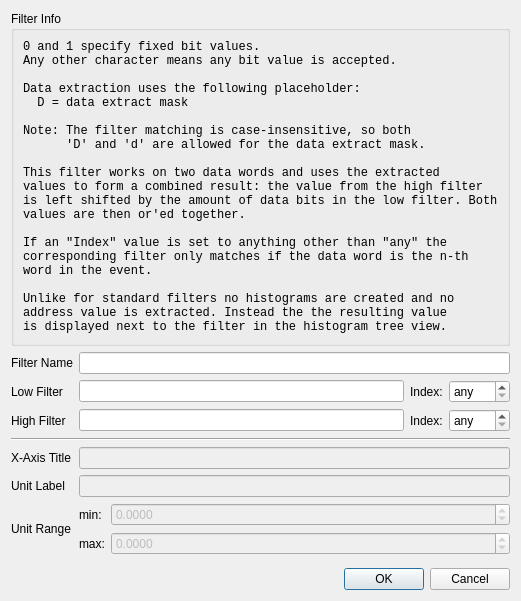
<?xml version="1.0" encoding="UTF-8"?>
<ui version="4.0">
 <class>DualWordDataFilterDialog</class>
 <widget class="QDialog" name="DualWordDataFilterDialog">
  <property name="geometry">
   <rect>
    <x>0</x>
    <y>0</y>
    <width>504</width>
    <height>601</height>
   </rect>
  </property>
  <property name="windowTitle">
   <string>Dual Word Data Filter</string>
  </property>
  <layout class="QGridLayout" name="gridLayout_2">
   <item row="1" column="0">
    <layout class="QGridLayout" name="gridLayout_3" columnstretch="0,1,0,0">
     <item row="2" column="1">
      <widget class="QLineEdit" name="le_highFilter">
       <property name="font">
        <font>
         <family>Monospace</family>
        </font>
       </property>
       <property name="inputMask">
        <string>NNNN NNNN NNNN NNNN NNNN NNNN NNNN NNNN</string>
       </property>
      </widget>
     </item>
     <item row="0" column="0">
      <widget class="QLabel" name="label_3">
       <property name="text">
        <string>Filter Name</string>
       </property>
      </widget>
     </item>
     <item row="6" column="0">
      <widget class="QLabel" name="label_6">
       <property name="text">
        <string>Unit Range</string>
       </property>
      </widget>
     </item>
     <item row="1" column="1">
      <widget class="QLineEdit" name="le_lowFilter">
       <property name="font">
        <font>
         <family>Monospace</family>
        </font>
       </property>
       <property name="inputMask">
        <string>NNNN NNNN NNNN NNNN NNNN NNNN NNNN NNNN</string>
       </property>
      </widget>
     </item>
     <item row="1" column="0">
      <widget class="QLabel" name="label_2">
       <property name="text">
        <string>Low Filter</string>
       </property>
      </widget>
     </item>
     <item row="2" column="0">
      <widget class="QLabel" name="label_10">
       <property name="text">
        <string>High Filter</string>
       </property>
      </widget>
     </item>
     <item row="5" column="0">
      <widget class="QLabel" name="label_9">
       <property name="text">
        <string>Unit Label</string>
       </property>
      </widget>
     </item>
     <item row="4" column="0">
      <widget class="QLabel" name="label_5">
       <property name="text">
        <string>X-Axis Title</string>
       </property>
      </widget>
     </item>
     <item row="1" column="2">
      <widget class="QLabel" name="label">
       <property name="text">
        <string>Index:</string>
       </property>
      </widget>
     </item>
     <item row="1" column="3">
      <widget class="QSpinBox" name="spin_lowWordIndex">
       <property name="specialValueText">
        <string>any</string>
       </property>
       <property name="minimum">
        <number>-1</number>
       </property>
       <property name="maximum">
        <number>32768</number>
       </property>
       <property name="value">
        <number>-1</number>
       </property>
      </widget>
     </item>
     <item row="2" column="2">
      <widget class="QLabel" name="label_11">
       <property name="text">
        <string>Index:</string>
       </property>
      </widget>
     </item>
     <item row="2" column="3">
      <widget class="QSpinBox" name="spin_highWordIndex">
       <property name="specialValueText">
        <string>any</string>
       </property>
       <property name="minimum">
        <number>-1</number>
       </property>
       <property name="maximum">
        <number>32768</number>
       </property>
       <property name="value">
        <number>-1</number>
       </property>
      </widget>
     </item>
     <item row="3" column="0" colspan="4">
      <widget class="Line" name="line">
       <property name="orientation">
        <enum>Qt::Horizontal</enum>
       </property>
      </widget>
     </item>
     <item row="0" column="1" colspan="3">
      <widget class="QLineEdit" name="le_name"/>
     </item>
     <item row="4" column="1" colspan="3">
      <widget class="QLineEdit" name="le_axisTitle">
       <property name="enabled">
        <bool>false</bool>
       </property>
       <property name="toolTip">
        <string>Axis title for the generated histograms.
'%a' will be replaced with the extracted address value.</string>
       </property>
       <property name="statusTip">
        <string>Axis title for the generated histograms.\n'%a' will be replaced with the extracted address value.</string>
       </property>
      </widget>
     </item>
     <item row="5" column="1" colspan="3">
      <widget class="QLineEdit" name="le_axisUnit">
       <property name="enabled">
        <bool>false</bool>
       </property>
      </widget>
     </item>
     <item row="6" column="1" colspan="3">
      <layout class="QFormLayout" name="formLayout_2">
       <item row="0" column="0">
        <widget class="QLabel" name="label_7">
         <property name="text">
          <string>min:</string>
         </property>
        </widget>
       </item>
       <item row="0" column="1">
        <widget class="QDoubleSpinBox" name="spin_rangeMin">
         <property name="enabled">
          <bool>false</bool>
         </property>
         <property name="decimals">
          <number>4</number>
         </property>
         <property name="minimum">
          <double>-18446744073709551616.000000000000000</double>
         </property>
         <property name="maximum">
          <double>18446744073709551616.000000000000000</double>
         </property>
         <property name="value">
          <double>0.000000000000000</double>
         </property>
        </widget>
       </item>
       <item row="1" column="0">
        <widget class="QLabel" name="label_8">
         <property name="text">
          <string>max:</string>
         </property>
        </widget>
       </item>
       <item row="1" column="1">
        <widget class="QDoubleSpinBox" name="spin_rangeMax">
         <property name="enabled">
          <bool>false</bool>
         </property>
         <property name="decimals">
          <number>4</number>
         </property>
         <property name="minimum">
          <double>-18446744073709551616.000000000000000</double>
         </property>
         <property name="maximum">
          <double>18446744073709551616.000000000000000</double>
         </property>
         <property name="value">
          <double>0.000000000000000</double>
         </property>
        </widget>
       </item>
      </layout>
     </item>
    </layout>
   </item>
   <item row="0" column="0">
    <widget class="QGroupBox" name="groupBox">
     <property name="title">
      <string>Filter Info</string>
     </property>
     <layout class="QGridLayout" name="gridLayout">
      <item row="0" column="0">
       <widget class="QLabel" name="label_4">
        <property name="font">
         <font>
          <family>Monospace</family>
         </font>
        </property>
        <property name="text">
         <string>0 and 1 specify fixed bit values.
Any other character means any bit value is accepted.

Data extraction uses the following placeholder:
  D = data extract mask

Note: The filter matching is case-insensitive, so both
      'D' and 'd' are allowed for the data extract mask.

This filter works on two data words and uses the extracted
values to form a combined result: the value from the high filter
is left shifted by the amount of data bits in the low filter. Both
values are then or'ed together.

If an &quot;Index&quot; value is set to anything other than &quot;any&quot; the
corresponding filter only matches if the data word is the n-th
word in the event.

Unlike for standard filters no histograms are created and no
address value is extracted. Instead the the resulting value
is displayed next to the filter in the histogram tree view.</string>
        </property>
        <property name="textFormat">
         <enum>Qt::PlainText</enum>
        </property>
       </widget>
      </item>
     </layout>
    </widget>
   </item>
   <item row="3" column="0">
    <widget class="QDialogButtonBox" name="buttonBox">
     <property name="orientation">
      <enum>Qt::Horizontal</enum>
     </property>
     <property name="standardButtons">
      <set>QDialogButtonBox::Cancel|QDialogButtonBox::Ok</set>
     </property>
    </widget>
   </item>
   <item row="2" column="0">
    <spacer name="verticalSpacer">
     <property name="orientation">
      <enum>Qt::Vertical</enum>
     </property>
     <property name="sizeHint" stdset="0">
      <size>
       <width>20</width>
       <height>1</height>
      </size>
     </property>
    </spacer>
   </item>
  </layout>
 </widget>
 <tabstops>
  <tabstop>le_name</tabstop>
  <tabstop>le_lowFilter</tabstop>
  <tabstop>spin_lowWordIndex</tabstop>
  <tabstop>le_highFilter</tabstop>
  <tabstop>spin_highWordIndex</tabstop>
  <tabstop>le_axisTitle</tabstop>
  <tabstop>le_axisUnit</tabstop>
  <tabstop>spin_rangeMin</tabstop>
  <tabstop>spin_rangeMax</tabstop>
 </tabstops>
 <resources/>
 <connections>
  <connection>
   <sender>buttonBox</sender>
   <signal>accepted()</signal>
   <receiver>DualWordDataFilterDialog</receiver>
   <slot>accept()</slot>
   <hints>
    <hint type="sourcelabel">
     <x>248</x>
     <y>254</y>
    </hint>
    <hint type="destinationlabel">
     <x>157</x>
     <y>274</y>
    </hint>
   </hints>
  </connection>
  <connection>
   <sender>buttonBox</sender>
   <signal>rejected()</signal>
   <receiver>DualWordDataFilterDialog</receiver>
   <slot>reject()</slot>
   <hints>
    <hint type="sourcelabel">
     <x>316</x>
     <y>260</y>
    </hint>
    <hint type="destinationlabel">
     <x>286</x>
     <y>274</y>
    </hint>
   </hints>
  </connection>
 </connections>
</ui>
